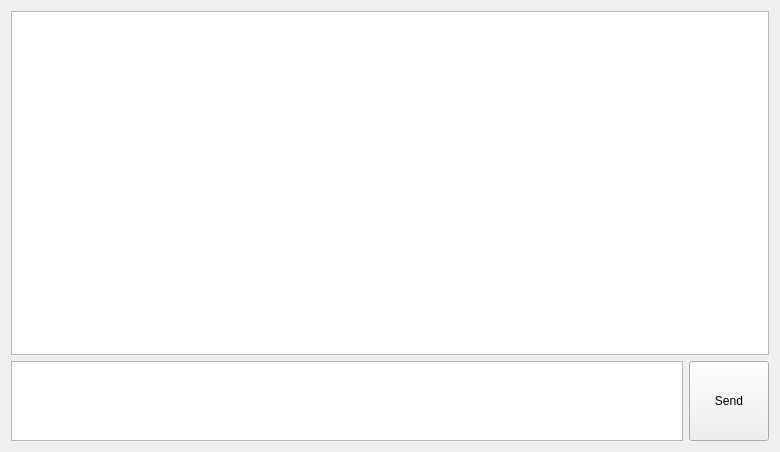
<?xml version="1.0" encoding="UTF-8"?>
<ui version="4.0">
 <class>Form</class>
 <widget class="QWidget" name="Form">
  <property name="geometry">
   <rect>
    <x>0</x>
    <y>0</y>
    <width>780</width>
    <height>452</height>
   </rect>
  </property>
  <property name="windowTitle">
   <string>Sprite AI</string>
  </property>
  <layout class="QVBoxLayout" name="verticalLayout_2">
   <item>
    <widget class="QListView" name="lv_chat_history">
     <property name="minimumSize">
      <size>
       <width>0</width>
       <height>10</height>
      </size>
     </property>
    </widget>
   </item>
   <item>
    <layout class="QHBoxLayout" name="hl_user_interface">
     <property name="topMargin">
      <number>0</number>
     </property>
     <item>
      <widget class="QTextEdit" name="te_chatinput">
       <property name="maximumSize">
        <size>
         <width>16777215</width>
         <height>80</height>
        </size>
       </property>
      </widget>
     </item>
     <item>
      <widget class="QPushButton" name="pb_send">
       <property name="sizePolicy">
        <sizepolicy hsizetype="Minimum" vsizetype="Minimum">
         <horstretch>0</horstretch>
         <verstretch>0</verstretch>
        </sizepolicy>
       </property>
       <property name="text">
        <string>Send</string>
       </property>
      </widget>
     </item>
    </layout>
   </item>
  </layout>
 </widget>
 <resources/>
 <connections/>
</ui>
